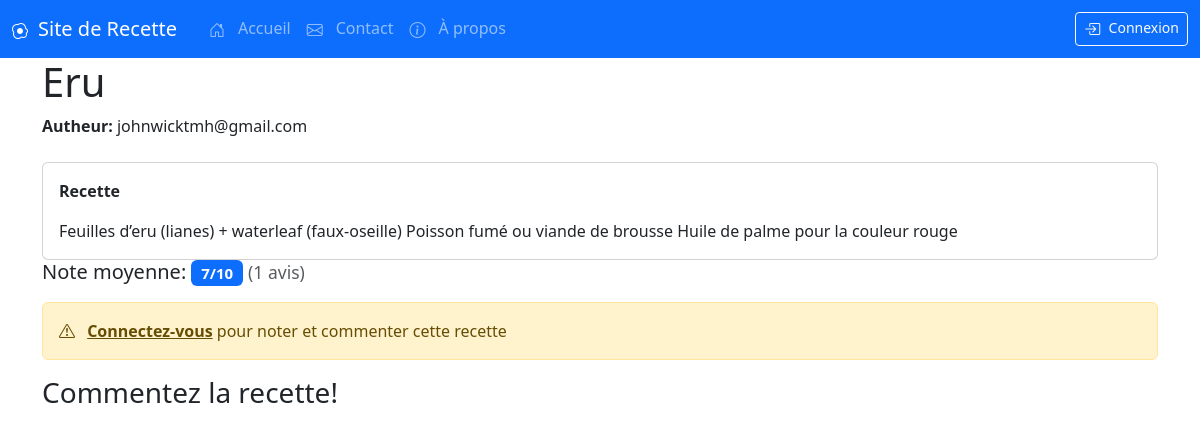
Screenshot of /recipes_read.php?id=36 with the database file from the repository.
### tables this page shows
CREATE TABLE `recipes` (
  `id` int(11) NOT NULL,
  `title` varchar(100) NOT NULL,
  `recipe` text NOT NULL,
  `author` text NOT NULL,
  `is_enabled` tinyint(1) NOT NULL
);

### variables.php (called while the page is built, shortened)
<?php
include_once ("config/mysqlconnect.php");
$recipeSql = "
    SELECT
        r.*,
        COALESCE(AVG(rev.note), 1) as moyenne_notes,
        COUNT(rev.review_id) as nb_notes
    FROM recipes r
    LEFT JOIN reviews rev ON rev.recipe_id = r.id
    GROUP BY r.id
    ORDER BY moyenne_notes DESC, nb_notes DESC
";
$recipesQuery = $mysqlClient->query($recipeSql);
$recipes = $recipesQuery -> fetchAll();

### functions.php (called while the page is built, shortened)
<?php
function getRecipeById(int $id, array $recipes): ?array
{
    foreach ($recipes as $recipe) {
        if ($recipe['id'] === $id) {
            return $recipe;
        }
    }
    return null;
}
?>

### recipes_read.php (the view, shortened to what this page needs)
<?php
require_once(__DIR__."/header.php");
require_once(__DIR__."/variables.php");
require_once(__DIR__."/functions.php");
$recipeExist = false;
$recette = null;
if(!empty($_GET["id"]) && $_GET["id"] > 0){
     $recette = getRecipeById($_GET["id"], $recipes);
     $recipeExist = true;
}
?>
<?php if($recipeExist) : ?>
    <div class="container">
            <h1><?= $recette["title"] ?></h1>
            <p class='card-text mb-4'><strong>Autheur: </strong><?php echo $recette["author"]; ?></p>
            <div class="card">
               <div class='card-body'>
                    <p class="card-text mb-10"><strong>Recette</strong></p>
                    <p class="card-text"><?=htmlentities(strip_tags($recette["recipe"]))?></p>
                </div>
           </div>
           <?php require_once(__DIR__."/rating.php"); ?>
           <h3>Commentez la recette!</h3>
    </div>
<?php endif; ?>

### rows the page displays
recipes: title "Eru", author "johnwicktmh@gmail.com", recipe "Feuilles d’eru (lianes) + waterleaf (faux-oseille) Poisson fumé ou viande de brousse Huile de palme pour la couleur rouge"

### other values shown
$recette["moyenne_notes"] "7"
$recette["nb_notes"] "1"
